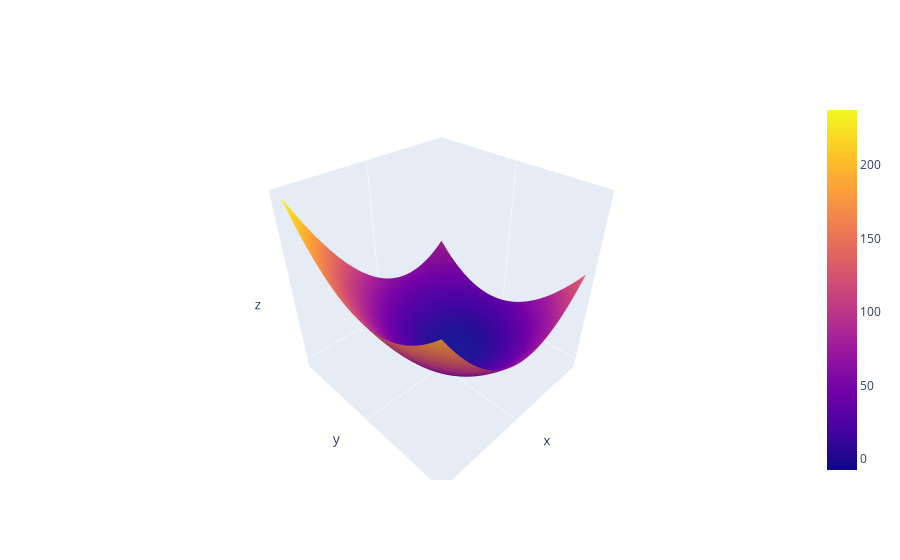

The cell this chart's notebook holds for it:
### Markdown cell above
## Interactive function graph

### Code cell
visualize.graphic_plotly()

### Figure 1 — Plotly figure (JSON) as saved in the notebook; plotly's stock layout.template omitted (floating-point values rounded to 4 significant figures; data arrays with more than 128 entries replaced by an {"elided": "..."} marker saying what was removed)
{"data": [{"type": "surface", "x": {"elided": "100x100 float values"}, "y": {"elided": "100x100 float values"}, "z": {"elided": "100x100 float values"}}], "layout": {"scene": {"aspectmode": "cube", "xaxis": {"showgrid": false, "showline": false, "showticklabels": false}, "yaxis": {"showgrid": false, "showline": false, "showticklabels": false}, "zaxis": {"showgrid": false, "showline": false, "showticklabels": false}}}}
